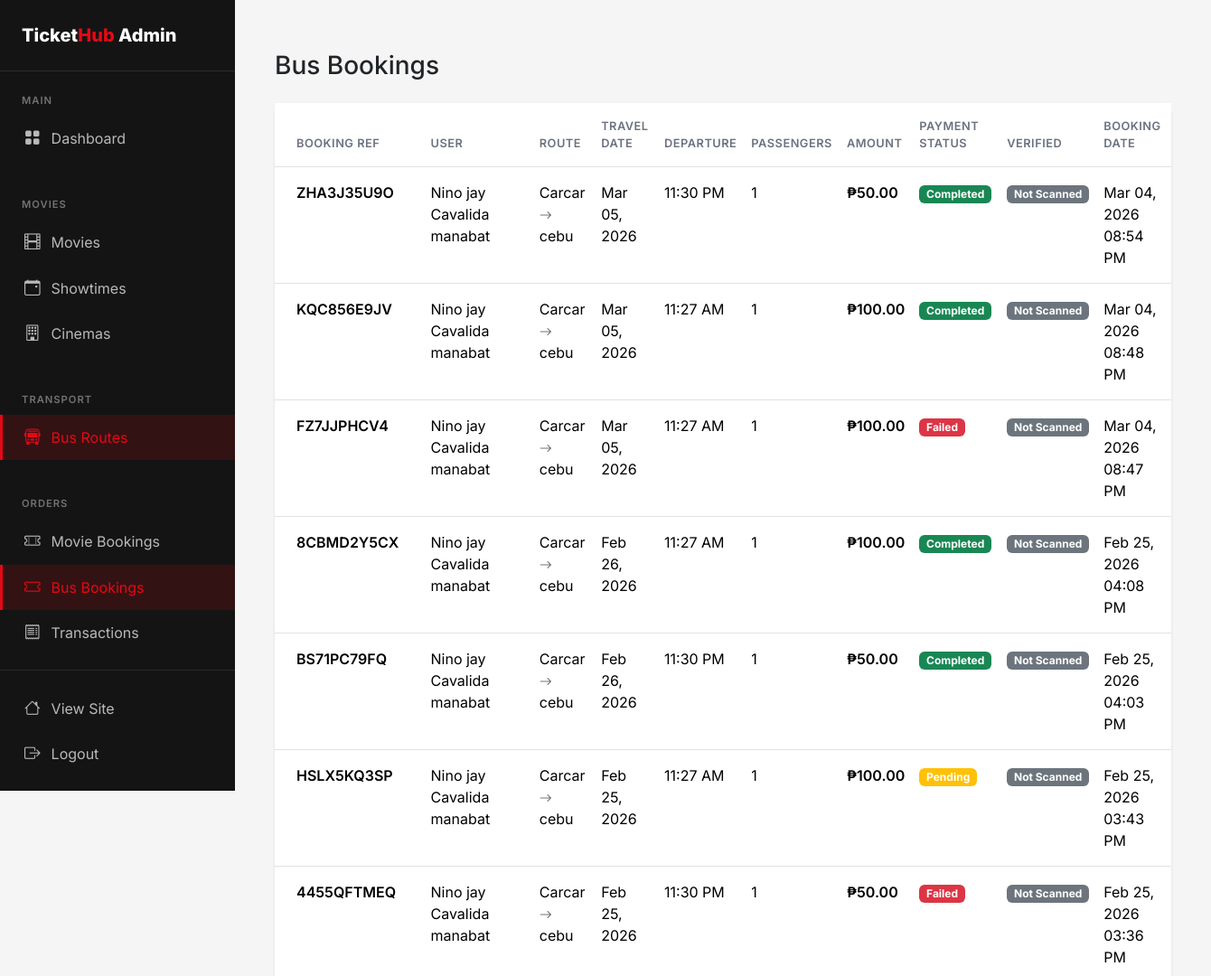
The app's page /admin/bookings/bus (signed in, upper part), older data.
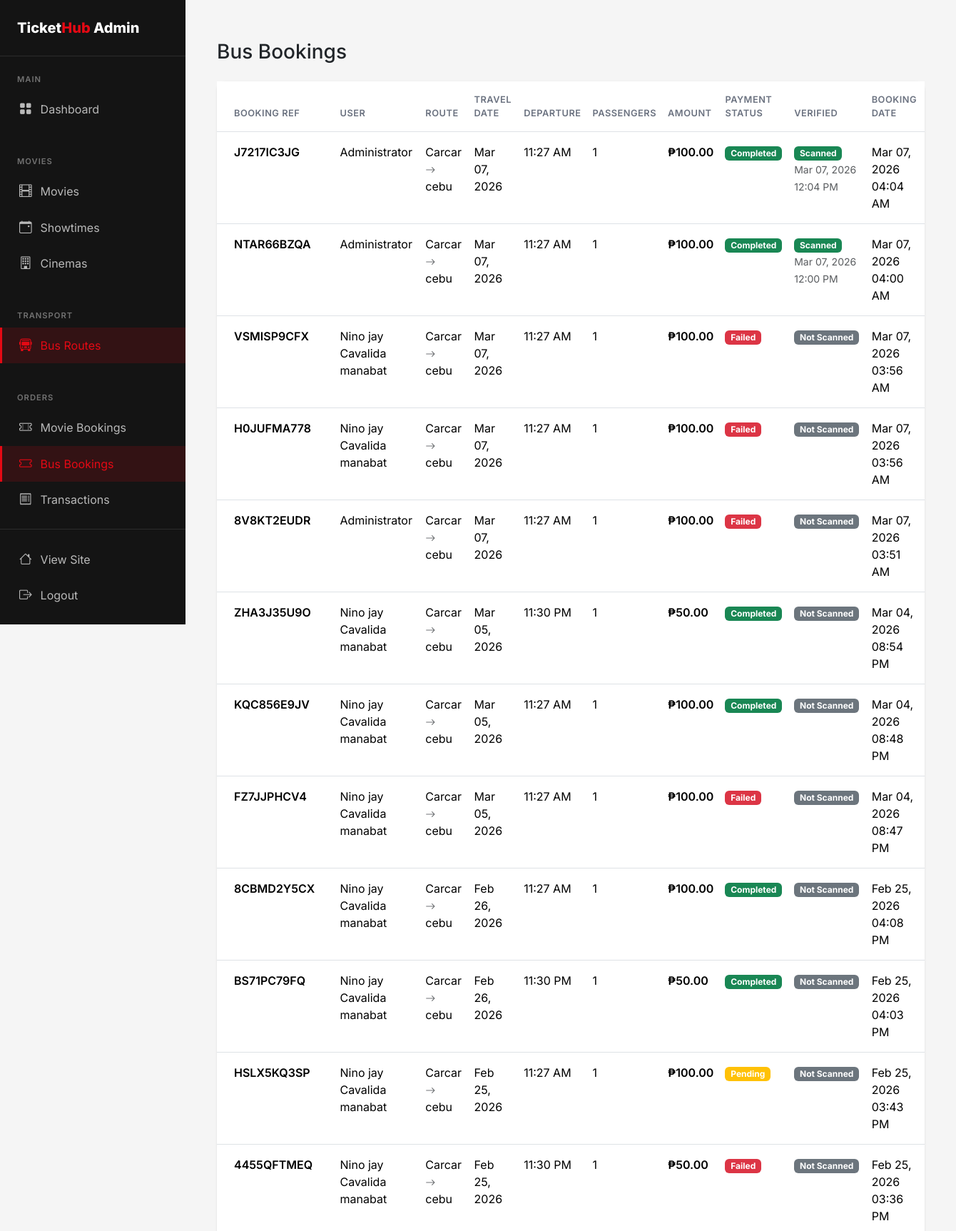
The same page, newer data.
### flask_app/app.py (models this page shows, shortened)
class BusBooking(db.Model):
    id = db.Column(db.Integer, primary_key=True)
    user_id = db.Column(db.Integer, db.ForeignKey('user.id'), nullable=False)
    schedule_id = db.Column(db.Integer, db.ForeignKey('bus_schedule.id'), nullable=False)
    num_tickets = db.Column(db.Integer, nullable=False)
    seat_numbers = db.Column(db.String(200))
    passenger_names = db.Column(db.Text)
    total_amount = db.Column(db.Float, nullable=False)
    payment_status = db.Column(db.String(20), default='pending')  # pending, completed, failed, refunded
    payment_method = db.Column(db.String(20))     # 'card', 'gcash', 'paymaya', 'paypal'
    payment_reference = db.Column(db.String(255)) # PayMongo source/payment id
    booking_reference = db.Column(db.String(20), unique=True)
    is_verified = db.Column(db.Boolean, default=False, nullable=False)
    verified_at = db.Column(db.DateTime, nullable=True)
    created_at = db.Column(db.DateTime, default=datetime.utcnow)

class User(UserMixin, db.Model):
    id = db.Column(db.Integer, primary_key=True)
    email = db.Column(db.String(120), unique=True, nullable=False)
    password_hash = db.Column(db.String(256), nullable=False)
    name = db.Column(db.String(100), nullable=False)
    phone = db.Column(db.String(20))
    is_admin = db.Column(db.Boolean, default=False)
    created_at = db.Column(db.DateTime, default=datetime.utcnow)
    movie_bookings = db.relationship('MovieBooking', backref='user', lazy=True)
    bus_bookings = db.relationship('BusBooking', backref='user', lazy=True)

class BusRoute(db.Model):
    id = db.Column(db.Integer, primary_key=True)
    origin = db.Column(db.String(100), nullable=False)
    destination = db.Column(db.String(100), nullable=False)
    bus_operator = db.Column(db.String(100))
    bus_type = db.Column(db.String(50))  # AC, Non-AC, Sleeper, etc.
    departure_time = db.Column(db.Time, nullable=False)
    arrival_time = db.Column(db.Time, nullable=False)
    duration = db.Column(db.String(50))
    price = db.Column(db.Float, nullable=False)
    total_seats = db.Column(db.Integer, default=40)
    amenities = db.Column(db.String(255))  # WiFi, Charging, etc.
    is_active = db.Column(db.Boolean, default=True)
    schedules = db.relationship('BusSchedule', backref='route', lazy=True)

class BusSchedule(db.Model):
    id = db.Column(db.Integer, primary_key=True)
    route_id = db.Column(db.Integer, db.ForeignKey('bus_route.id'), nullable=False)
    travel_date = db.Column(db.Date, nullable=False)
    available_seats = db.Column(db.Integer)
    bookings = db.relationship('BusBooking', backref='schedule', lazy=True)

### flask_app/app.py (the view)
@app.route('/admin/bookings/bus')
@login_required
@admin_required
def admin_bus_bookings():
    bookings = BusBooking.query.order_by(BusBooking.created_at.desc()).all()
    return render_template('admin/bookings/bus.html', bookings=bookings)

### flask_app/app.py (called while the page is built)
@login_manager.user_loader
def load_user(user_id):
    return User.query.get(int(user_id))

def admin_required(f):
    @wraps(f)
    def decorated_function(*args, **kwargs):
        if not current_user.is_authenticated or not current_user.is_admin:
            flash('You need admin access for this action.', 'error')
            return redirect(url_for('index'))
        return f(*args, **kwargs)
    return decorated_function

### flask_app/templates/admin/bookings/bus.html (shortened to what this page needs)
{% extends 'admin/base.html' %}
{% block admin_content %}
<div class="container-fluid py-4">
    <div class="row mb-4">
        <div class="col-12">
            <h1 class="h3 mb-0">Bus Bookings</h1>
        </div>
    </div>
    {% if bookings %}
    <div class="card">
        <div class="table-responsive">
            <table class="table table-hover mb-0">
                <thead class="bg-light">
                    <tr>
                        <th class="px-4 py-3">Booking Ref</th>
                        <th class="py-3">User</th>
                        <th class="py-3">Route</th>
                        <th class="py-3">Travel Date</th>
                        <th class="py-3">Departure</th>
                        <th class="py-3">Passengers</th>
                        <th class="py-3">Amount</th>
                        <th class="py-3">Payment Status</th>
                        <th class="py-3">Verified</th>
                        <th class="py-3">Booking Date</th>
                    </tr>
                </thead>
                <tbody>
                    {% for booking in bookings %}
                    <tr>
                        <td class="px-4 py-3">
                            <span class="fw-semibold">{{ booking.booking_reference }}</span>
                        </td>
                        <td class="py-3">{{ booking.user.name }}</td>
                        <td class="py-3">
                            {{ booking.schedule.route.origin }} <i class="bi bi-arrow-right text-muted small"></i> {{ booking.schedule.route.destination }}
                        </td>
                        <td class="py-3">{{ booking.schedule.travel_date.strftime('%b %d, %Y') }}</td>
                        <td class="py-3">{{ booking.schedule.route.departure_time.strftime('%I:%M %p') }}</td>
                        <td class="py-3">{{ booking.num_tickets }}</td>
                        <td class="py-3 fw-semibold">₱{{ "%.2f"|format(booking.total_amount) }}</td>
                        <td class="py-3">
                            {% if booking.payment_status in ['completed', 'paid'] %}
                                    <span class="badge bg-success">Completed</span>
                                {% elif booking.payment_status == 'pending' %}
                                    <span class="badge bg-warning">Pending</span>
                                {% else %}
                                    <span class="badge bg-danger">Failed</span>
                                {% endif %}
                        </td>
                        <td class="py-3">
                            {% if booking.is_verified %}
                                <span class="badge bg-success">Scanned</span>
                                <div><small class="text-muted">{{ booking.verified_at.strftime('%b %d, %Y %I:%M %p') if booking.verified_at else '' }}</small></div>
                            {% else %}
                                <span class="badge bg-secondary">Not Scanned</span>
                            {% endif %}
                        </td>
                        <td class="py-3">{{ booking.created_at.strftime('%b %d, %Y %I:%M %p') }}</td>
                    </tr>
                    {% endfor %}
                </tbody>
            </table>
        </div>
    </div>
    {% else %}
    <div class="alert alert-info text-center py-5">
        <i class="bi bi-info-circle me-2"></i>
        <strong>No bus bookings found</strong>
    </div>
    {% endif %}
</div>
{% endblock %}

### flask_app/templates/admin/base.html (shortened to what this page needs)
<!DOCTYPE html>
<html lang="en">
<head>
    <link href="https://cdn.jsdelivr.net/npm/bootstrap@5.3.2/dist/css/bootstrap.min.css" rel="stylesheet">
    <link href="https://cdn.jsdelivr.net/npm/bootstrap-icons@1.11.1/font/bootstrap-icons.css" rel="stylesheet">
</head>
<body>
    <div class="d-flex">
        <aside class="admin-sidebar">
            <div class="brand">
                <a href="{{ url_for('admin_dashboard') }}">Ticket<span>Hub</span> Admin</a>
            </div>
            <nav class="nav-section">
                <div class="nav-section-title">Main</div>
                <a href="{{ url_for('admin_dashboard') }}" class="nav-link {{ 'active' if request.endpoint == 'admin_dashboard' }}">
                    <i class="bi bi-grid-fill"></i> Dashboard
                </a>
            </nav>
            <nav class="nav-section">
                <div class="nav-section-title">Movies</div>
                <a href="{{ url_for('admin_movies') }}" class="nav-link {{ 'active' if 'admin_movie' in request.endpoint }}">
                    <i class="bi bi-film"></i> Movies
                </a>
                <a href="{{ url_for('admin_showtimes') }}" class="nav-link {{ 'active' if 'admin_showtime' in request.endpoint }}">
                    <i class="bi bi-calendar-event"></i> Showtimes
                </a>
                <a href="{{ url_for('admin_cinemas') }}" class="nav-link {{ 'active' if 'admin_cinema' in request.endpoint }}">
                    <i class="bi bi-building"></i> Cinemas
                </a>
            </nav>
            <nav class="nav-section">
                <div class="nav-section-title">Transport</div>
                <a href="{{ url_for('admin_bus_routes') }}" class="nav-link {{ 'active' if 'admin_bus' in request.endpoint }}">
                    <i class="bi bi-bus-front"></i> Bus Routes
                </a>
            </nav>
            <nav class="nav-section">
                <div class="nav-section-title">Orders</div>
                <a href="{{ url_for('admin_movie_bookings') }}" class="nav-link {{ 'active' if request.endpoint == 'admin_movie_bookings' }}">
                    <i class="bi bi-ticket-perforated"></i> Movie Bookings
                </a>
                <a href="{{ url_for('admin_bus_bookings') }}" class="nav-link {{ 'active' if request.endpoint == 'admin_bus_bookings' }}">
                    <i class="bi bi-ticket"></i> Bus Bookings
                </a>
                <a href="{{ url_for('admin_transactions') }}" class="nav-link {{ 'active' if request.endpoint == 'admin_transactions' }}">
                    <i class="bi bi-receipt"></i> Transactions
                </a>
            </nav>
            <nav class="nav-section mt-auto" style="border-top: 1px solid rgba(255,255,255,0.1); padding-top: 1rem;">
                <a href="{{ url_for('index') }}" class="nav-link">
                    <i class="bi bi-house"></i> View Site
                </a>
                <a href="{{ url_for('logout') }}" class="nav-link">
                    <i class="bi bi-box-arrow-right"></i> Logout
                </a>
            </nav>
        </aside>
        <main class="admin-main flex-grow-1">
            {% block admin_content %}{% endblock %}
        </main>
    </div>
</body>
</html>

### flask_app/templates/admin/base.html (style rules this page uses)
:root { --primary: #E50914; --primary-dark: #B20710; --secondary: #0A84FF; --dark: #141414; --dark-lighter: #1F1F1F; --gray-100: #F5F5F5; --gray-200: #E5E5E5; --gray-600: #6B7280; --success: #22C55E; }
body { font-family: 'Inter', sans-serif; background: var(--gray-100); }
.admin-sidebar { background: var(--dark); min-height: 100vh; position: fixed; width: 260px; padding-top: 0; }
.admin-sidebar .brand { padding: 1.5rem; border-bottom: 1px solid rgba(255,255,255,0.1); }
.admin-sidebar .brand a { color: #fff; text-decoration: none; font-weight: 800; font-size: 1.25rem; }
.admin-sidebar .brand span { color: var(--primary); }
.admin-sidebar .nav-section { padding: 1rem 0; }
.admin-sidebar .nav-section-title { color: rgba(255,255,255,0.4); font-size: 0.7rem; font-weight: 600; text-transform: uppercase; letter-spacing: 1px; padding: 0.5rem 1.5rem; }
.admin-sidebar .nav-link { color: rgba(255,255,255,0.7) !important; padding: 0.75rem 1.5rem !important; display: flex; align-items: center; gap: 0.75rem; transition: all 0.2s ease; border-left: 3px solid transparent; }
.admin-sidebar .nav-link.active { background: rgba(229, 9, 20, 0.15); color: var(--primary) !important; border-left-color: var(--primary); }
.admin-sidebar .nav-link i { font-size: 1.1rem; }
.admin-main { margin-left: 260px; padding: 2rem; min-height: 100vh; }
.card { border: none; border-radius: 12px; box-shadow: 0 1px 3px rgba(0,0,0,0.1); }
.table th { font-weight: 600; font-size: 0.8rem; text-transform: uppercase; letter-spacing: 0.5px; color: var(--gray-600); }

Row changes from the older to the newer data that the page shows:
added BusBooking: booking_reference "J7217IC3JG", user.name "Administrator", schedule.route.origin "Carcar", schedule.route.destination "cebu", schedule.travel_date "Mar 07, 2026", schedule.route.departure_time "11:27 AM", num_tickets "1", total_amount "100.00", payment_status "Completed", verified_at "Mar 07, 2026 12:04 PM", created_at "Mar 07, 2026 04:04 AM"
added BusBooking: booking_reference "NTAR66BZQA", user.name "Administrator", schedule.route.origin "Carcar", schedule.route.destination "cebu", schedule.travel_date "Mar 07, 2026", schedule.route.departure_time "11:27 AM", num_tickets "1", total_amount "100.00", payment_status "Completed", verified_at "Mar 07, 2026 12:00 PM", created_at "Mar 07, 2026 04:00 AM"
added BusBooking: booking_reference "VSMISP9CFX", user.name "Nino jay Cavalida manabat", schedule.route.origin "Carcar", schedule.route.destination "cebu", schedule.travel_date "Mar 07, 2026", schedule.route.departure_time "11:27 AM", num_tickets "1", total_amount "100.00", payment_status "Failed", is_verified "Not Scanned", created_at "Mar 07, 2026 03:56 AM"
added BusBooking: booking_reference "H0JUFMA778", user.name "Nino jay Cavalida manabat", schedule.route.origin "Carcar", schedule.route.destination "cebu", schedule.travel_date "Mar 07, 2026", schedule.route.departure_time "11:27 AM", num_tickets "1", total_amount "100.00", payment_status "Failed", is_verified "Not Scanned", created_at "Mar 07, 2026 03:56 AM"
added BusBooking: booking_reference "8V8KT2EUDR", user.name "Administrator", schedule.route.origin "Carcar", schedule.route.destination "cebu", schedule.travel_date "Mar 07, 2026", schedule.route.departure_time "11:27 AM", num_tickets "1", total_amount "100.00", payment_status "Failed", is_verified "Not Scanned", created_at "Mar 07, 2026 03:51 AM"
